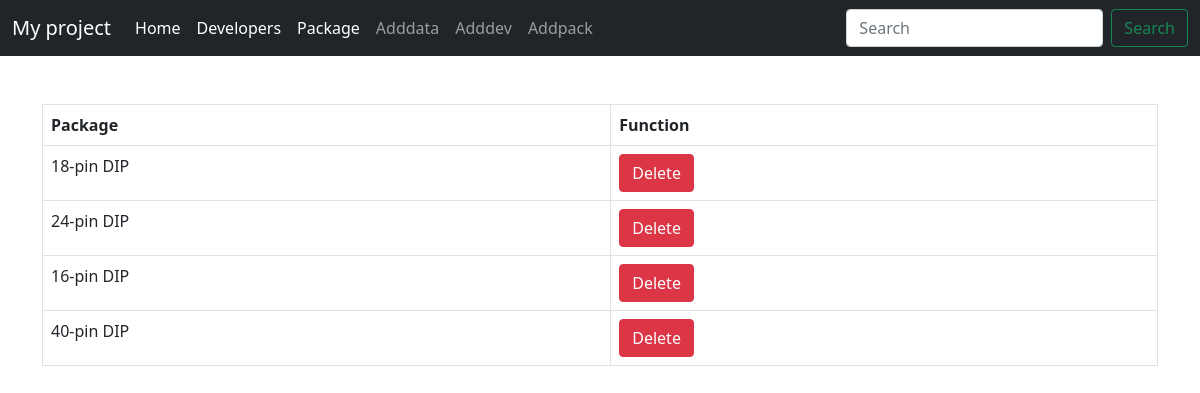
The app's page /pack with its own data.
### TermPaper/models.py (models this page shows, shortened)
class Package(models.Model):
    pack_name = models.CharField('Package', max_length=20)

### TermPaper/views.py (the view)
# urls.py: path('pack', views.pack, name = 'pack'),
def pack(request):
    obj = Package.objects.all()
    return render(request, 'TermPaper/pack.html', {'obj': obj})

### TermPaper/templates/TermPaper/pack.html
{% extends 'TermPaper/output.html' %}
{% block headtab %}
<th>Package</th>
<th>Function</th>
{% endblock %}
{% block infotab %}
<td>{{el.pack_name}}</td>
<td><a href="{% url 'delpack' el.id %}" class="btn btn-danger">Delete</a></td>
{% endblock %}

### TermPaper/templates/TermPaper/output.html (shortened to what this page needs)
{% extends 'TermPaper/same.html' %}
{% block body%}
<table class="table table-bordered">
  <thead>
    <tr>
      {% block headtab %}{% endblock %}
    </tr>
  </thead>
  <tbody>
    {% for el in obj %}
    <tr>
      {% block infotab %}{% endblock %}
   </tr>
    {% endfor %}
  </tbody>
</table>
{% endblock %}

### records on screen
Package: pack_name "18-pin DIP"
Package: pack_name "24-pin DIP"
Package: pack_name "16-pin DIP"
Package: pack_name "40-pin DIP"
